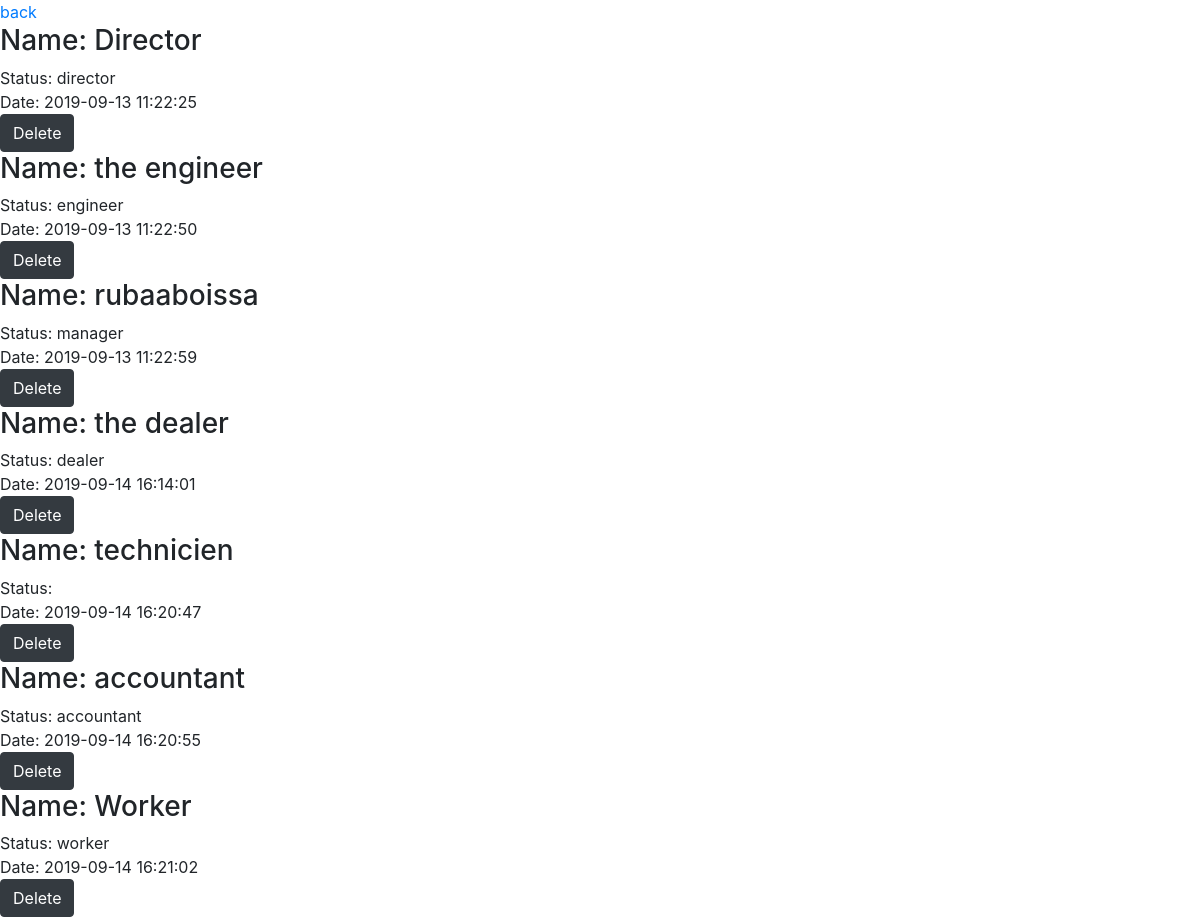
Page /employees.php on the committed database.
### tables this page shows
CREATE TABLE `employees` (
  `employee_id` int(11) NOT NULL,
  `employee_date` timestamp NOT NULL DEFAULT current_timestamp() ON UPDATE current_timestamp(),
  `employee_status` enum('worker','manager','engineer','director','accountant','dealer','technician') NOT NULL,
  `fk_user_id` int(11) NOT NULL
);

CREATE TABLE `users` (
  `user_id` int(12) NOT NULL,
  `fullname` varchar(200) NOT NULL,
  `date_of_birth` date NOT NULL,
  `email` varchar(200) NOT NULL,
  `password` varchar(200) NOT NULL,
  `telefon` varchar(200) NOT NULL,
  `address` varchar(200) NOT NULL,
  `gender` enum('f','m') NOT NULL,
  `status` enum('Married','single') NOT NULL,
  `children` varchar(200) NOT NULL,
  `nationality` varchar(200) NOT NULL,
  `education` varchar(200) NOT NULL,
  `date_of_start` timestamp NOT NULL DEFAULT current_timestamp() ON UPDATE current_timestamp(),
  `role` varchar(200) NOT NULL
);

### employees.php (the view, shortened to what this page needs)
<?php
require 'db.php';
?>
<html>
<head><?php require 'header.php'; ?></head>
<body>
<a href="directorpage.php">back</a>
<?php
  $sql ="SELECT * FROM employees
  JOIN users ON fk_user_id=user_id";
  $result = mysqli_query($conn,$sql);
    if($result->num_rows > 0){
      while ($row = $result->fetch_assoc()) {?>
<h3>Name:                               <?php echo $row['fullname'];?></h3>
<span>Status: </span>                   <?php echo $row['employee_status'];?><br>
<span>Date: </span>                      <?php echo $row['employee_date'];?><br>
<?php echo " <a href='action/deleteEmp.php?id=" .$row['employee_id']."'><button type='button' class='btn btn-dark'>Delete</button></a>"
  ;?>
<?php
    }
}
?>
</body>
</html>

### rows in the picture
employees: fk_user.fullname "Director", employee_status "director", employee_date "2019-09-13 11:22:25"
employees: fk_user.fullname "the engineer", employee_status "engineer", employee_date "2019-09-13 11:22:50"
employees: fk_user.fullname "rubaaboissa", employee_status "manager", employee_date "2019-09-13 11:22:59"
employees: fk_user.fullname "the dealer", employee_status "dealer", employee_date "2019-09-14 16:14:01"
employees: fk_user.fullname "technicien", employee_date "2019-09-14 16:20:47"
employees: fk_user.fullname "accountant", employee_status "accountant", employee_date "2019-09-14 16:20:55"
employees: fk_user.fullname "Worker", employee_status "worker", employee_date "2019-09-14 16:21:02"
